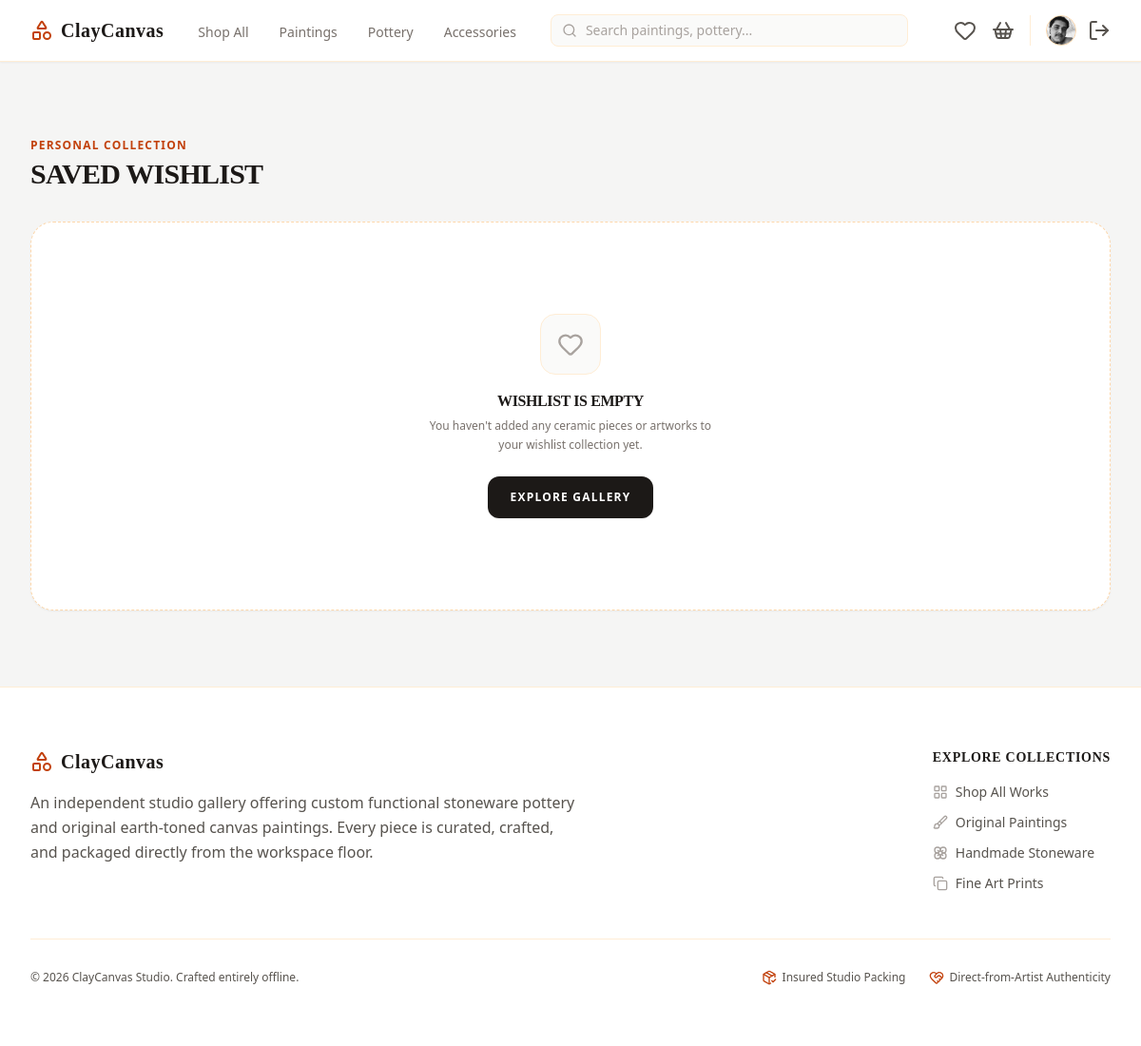
Before: /wishlist/ (signed in) with the older database file.
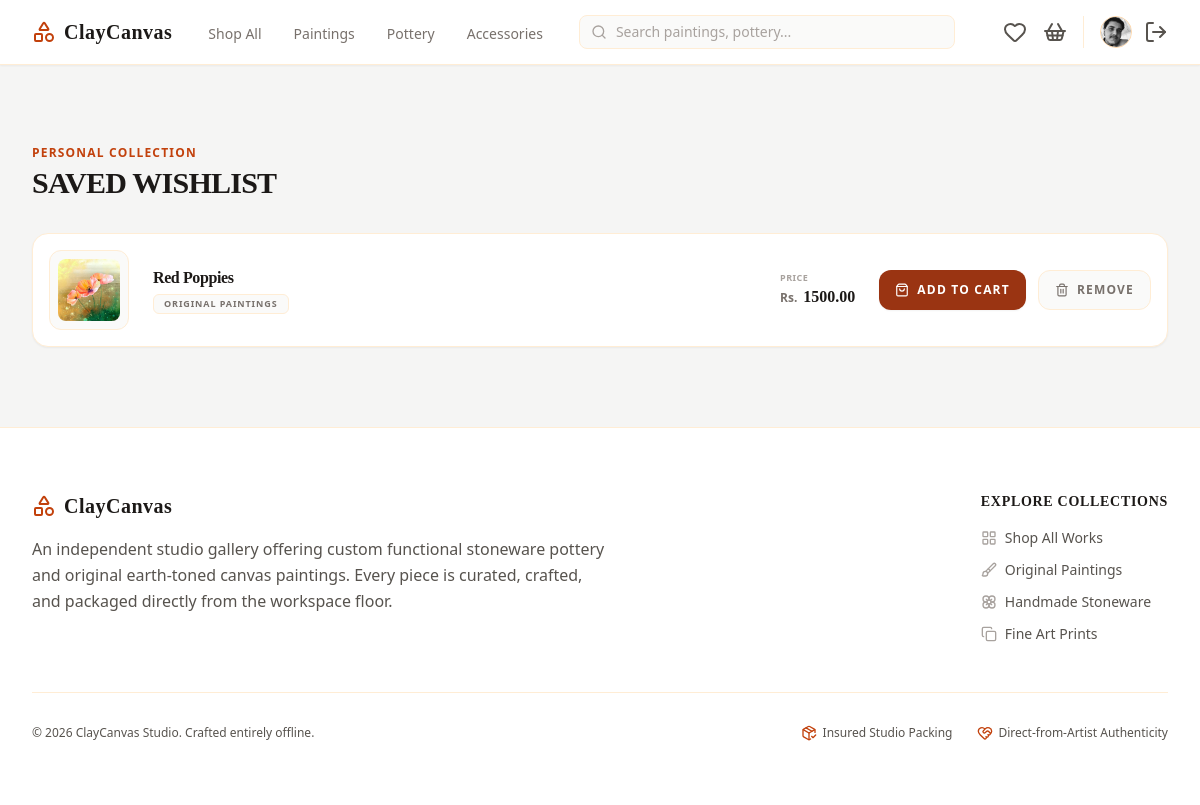
After: the same page with the newer database file.
### cc_app/models.py (models this page shows, shortened)
class User(AbstractUser):
    phone = models.CharField(max_length=20, blank=True)
    address = models.TextField(blank=True)
    profile_picture = models.ImageField(upload_to='images/user/', blank=True, null=True)

class Wishlist(models.Model):
    customer = models.ForeignKey(User, on_delete=models.CASCADE, related_name='wishlist_items')
    product = models.ForeignKey(Product, on_delete=models.CASCADE)
    added_at = models.DateTimeField(auto_now_add=True)
    class Meta:
        unique_together = ('customer', 'product') # Prevents duplicating the same artwork in wishlist

class Product(models.Model):
    class Category(models.TextChoices):
        PAINTINGS = 'paintings', 'Original Paintings'
        POTTERY = 'pottery', 'Handmade Pottery'
        CERAMICS = 'ceramics', 'Sculptures & Ceramics'
        PRINTS = 'prints', 'Canvas & Fine Art Prints'
        ACCESSORIES = 'accessories', 'Art Supplies & Displays'
    name = models.CharField(max_length=255)
    category = models.CharField(max_length=30, choices=Category.choices)
    description = models.TextField(help_text="Detailed description of the artwork, dimensions, and materials used.")
    price = models.DecimalField(max_digits=10, decimal_places=2)
    stock = models.PositiveIntegerField(default=1, help_text="Set to 1 for unique, original one-off masterworks.")
    product_image = models.ImageField(upload_to='images/products/')
    is_active = models.BooleanField(default=True)
    created_at = models.DateTimeField(auto_now_add=True)

### cc_app/views/wishlist_view.py (the view)
# urls.py: path('wishlist/', wishlist_view, name='wishlist'),
@login_required
def wishlist_view(request):
    if request.user.is_staff:
        messages.error(request, "Staff members cannot access the wishlist.")
        return redirect('home')
    wishlist_items = Wishlist.objects.filter(customer=request.user)
    return render(request, 'main/wishlist_page.html',{'wishlist_items':wishlist_items})

### cc_app/templates/main/wishlist_page.html (shortened to what this page needs)
<!DOCTYPE html>
<html lang="en">
<head>
    {% load static %}
    <link href="{% static 'css/styles.css' %}" rel="stylesheet" />
</head>
<body class="bg-stone-100 text-stone-900 font-sans min-h-screen flex flex-col selection:bg-orange-200">
    {% include 'components/_navbar.html' %}
    <main class="flex-grow max-w-7xl w-full mx-auto px-4 sm:px-6 lg:px-8 py-12 lg:py-20 space-y-8">
        <div>
            <h1 class="text-xs font-bold uppercase tracking-widest text-orange-700 mb-1">Personal Collection</h1>
            <p class="text-2xl lg:text-3xl font-bold tracking-tight text-stone-950 uppercase font-serif">Saved Wishlist</p>
        </div>
        <div class="w-full">
            {% if wishlist_items %}
                <div class="space-y-4">
                    {% for item in wishlist_items %}
                        <div class="bg-white border border-orange-100 rounded-2xl p-4 flex flex-col sm:flex-row items-center justify-between gap-6 hover:border-orange-200 transition-all shadow-sm group">
                            <a href="/products/{{ item.product.id }}/" class="flex flex-col sm:flex-row items-center gap-6 flex-grow w-full">
                                <div class="w-20 h-20 bg-stone-50 border border-orange-100 rounded-xl overflow-hidden flex items-center justify-center p-2 flex-shrink-0">
                                    {% if item.product.product_image %}
                                        <img src="{{ item.product.product_image.url }}" alt="{{ item.product.name }}" class="w-full h-full object-cover rounded-lg group-hover:scale-105 transition-transform duration-500">
                                    {% else %}
                                        <i data-lucide="palette" class="w-6 h-6 text-stone-300"></i>
                                    {% endif %}
                                </div>
                                <div class="space-y-2 text-center sm:text-left flex-grow">
                                    <div class="flex flex-col items-center sm:items-start gap-1">
                                        <h3 class="font-bold text-stone-900 text-base tracking-tight font-serif group-hover:text-orange-700 transition-colors">
                                            {{ item.product.name }}
                                        </h3>
                                        <span class="bg-stone-50 border border-orange-100 text-[9px] font-bold uppercase tracking-widest text-stone-500 px-2.5 py-0.5 rounded-md">
                                            {{ item.product.get_category_display }}
                                        </span>
                                    </div>
                                </div>
                            </a>
                            <div class="flex flex-row sm:items-center justify-between sm:justify-end gap-6 w-full sm:w-auto border-t sm:border-t-0 border-stone-100 pt-4 sm:pt-0">
                                <div class="flex flex-col">
                                    <span class="text-[9px] uppercase font-bold tracking-wider text-stone-400">Price</span>
                                    <div class="flex items-baseline gap-1">
                                        <span class="text-xs font-bold text-stone-500 mr-0.5">Rs.</span>
                                        <span class="text-base font-bold text-orange-950 font-serif">{{ item.product.price|floatformat:2 }}</span>
                                    </div>
                                </div>
                                <div class="flex items-center gap-3">
                                    {% if item.product.stock > 0 %}
                                        <a href="/cart/add/{{ item.product.id }}/" class="bg-orange-800 hover:bg-orange-900 text-white font-bold h-10 px-4 rounded-xl transition-all flex items-center justify-center gap-2 text-xs uppercase tracking-widest shadow-sm whitespace-nowrap">
                                            <i data-lucide="shopping-bag" class="w-3.5 h-3.5"></i>
                                            <span>Add to Cart</span>
                                        </a>
                                    {% else %}
                                        <button disabled class="bg-stone-100 text-stone-400 font-bold h-10 px-4 rounded-xl border border-stone-200 flex items-center justify-center gap-2 text-xs uppercase tracking-widest cursor-not-allowed whitespace-nowrap">
                                            <i data-lucide="slash" class="w-3.5 h-3.5"></i>
                                            <span>Out of Stock</span>
                                        </button>
                                    {% endif %}
                                    <a href="/products/wishlist/remove/{{ item.product.id }}/" class="bg-stone-50 hover:bg-rose-50 text-stone-500 hover:text-rose-700 border border-orange-100 hover:border-rose-200 h-10 px-4 rounded-xl transition-all flex items-center justify-center gap-2 text-xs uppercase tracking-widest font-bold whitespace-nowrap" title="Remove Item">
                                        <i data-lucide="trash-2" class="w-3.5 h-3.5"></i>
                                        <span>Remove</span>
                                    </a>
                                </div>
                            </div>
                        </div>
                    {% endfor %}
                </div>
            {% else %}
                <div class="flex flex-col items-center justify-center text-center py-24 border border-dashed border-orange-200 rounded-3xl bg-white shadow-sm">
                    <div class="w-16 h-16 bg-stone-50 rounded-2xl flex items-center justify-center border border-orange-100 mb-4">
                        <i data-lucide="heart" class="w-7 h-7 text-stone-400"></i>
                    </div>
                    <h3 class="text-stone-900 font-bold text-base tracking-tight font-serif uppercase">Wishlist is Empty</h3>
                    <p class="text-xs text-stone-500 mt-1 max-w-xs leading-relaxed mb-6 font-medium">You haven't added any ceramic pieces or artworks to your wishlist collection yet.</p>
                    <a href="/products/" class="bg-stone-900 hover:bg-stone-950 text-white font-bold px-6 py-3.5 rounded-xl text-xs uppercase tracking-widest transition-all shadow-sm">
                        Explore Gallery
                    </a>
                </div>
            {% endif %}
        </div>
    </main>
    {% include 'components/_footer.html' %}
</body>
</html>

### cc_app/templates/components/_navbar.html (shortened to what this page needs)
<nav class="bg-white border-b border-orange-100 sticky top-0 z-50 shadow-sm">
    <div class="max-w-7xl mx-auto px-4 sm:px-6 lg:px-8">
        <div class="flex justify-between h-16 items-center">
            <div class="flex items-center flex-1 md:flex-initial">
                <a href="/" class="flex-shrink-0 flex items-center mr-8">
                    <i data-lucide="shapes" class="text-orange-700 mr-2"></i>
                    <span class="text-xl font-bold tracking-wide text-orange-950 font-serif">ClayCanvas</span>
                </a>
                <div class="hidden md:flex space-x-6 font-medium">
                    <a href="/products/" class="{% if request.path == '/products/' and not request.GET.category %}text-orange-800 border-b-2 border-orange-700{% else %}text-stone-500 hover:text-orange-800{% endif %} px-1 pt-1 text-sm transition">Shop All</a>
                    <a href="/products/?category=paintings" class="{% if request.GET.category == 'paintings' %}text-orange-800 border-b-2 border-orange-700{% else %}text-stone-500 hover:text-orange-800{% endif %} px-1 pt-1 text-sm transition">Paintings</a>
                    <a href="/products/?category=pottery" class="{% if request.GET.category == 'pottery' %}text-orange-800 border-b-2 border-orange-700{% else %}text-stone-500 hover:text-orange-800{% endif %} px-1 pt-1 text-sm transition">Pottery</a>
                    <a href="/products/?category=accessories" class="{% if request.GET.category == 'accessories' %}text-orange-800 border-b-2 border-orange-700{% else %}text-stone-500 hover:text-orange-800{% endif %} px-1 pt-1 text-sm transition">Accessories</a>
                </div>
            </div>
            <div class="hidden sm:block flex-1 max-w-md mx-8">
                <form action="/products/" method="GET" class="relative m-0">
                    <div class="absolute inset-y-0 left-0 pl-3 flex items-center pointer-events-none">
                    </div>
                    <input type="text" name="q" value="{{ request.GET.q|default:'' }}" placeholder="Search paintings, pottery..." class="block w-full pl-9 pr-3 py-1.5 border border-orange-100 rounded-lg bg-stone-50 text-sm placeholder-stone-400 focus:outline-none focus:border-orange-400 focus:bg-white text-stone-800 transition">
                </form>
            </div>
            <div class="flex items-center space-x-4">
                {% if not request.user.is_staff %}
                    <a href="/wishlist/" class="text-stone-600 hover:text-orange-800 transition relative">
                        <i data-lucide="heart"></i>
                    </a>
                    <a href="/cart/" class="text-stone-600 hover:text-orange-800 transition relative mr-2">
                        <i data-lucide="shopping-basket"></i>
                    </a>
                {% endif %}
                {% if user.is_authenticated %}
                    <div class="flex items-center space-x-3 border-l border-orange-100 pl-4">
                        <a href="/profile/" class="block h-8 w-8 rounded-full overflow-hidden border border-orange-200 bg-orange-50 focus:outline-none">
                            {% if user.profile_picture %}
                                <img src="{{ user.profile_picture.url }}" alt="{{ user.username }}" class="h-full w-full object-cover">
                            {% else %}
                                <div class="h-full w-full flex items-center justify-center text-orange-800 font-bold text-sm bg-amber-100">
                                    {{ user.username|slice:":1"|upper }}
                                </div>
                            {% endif %}
                        </a>
                        <a href="/logout/" class="text-stone-600 hover:text-red-700 transition" title="Logout">
                            <i data-lucide="log-out"></i>
                        </a>
                    </div>
                {% endif %}
            </div>
        </div>
    </div>
</nav>

### cc_app/templates/components/_footer.html
<footer class="bg-white border-t border-orange-100 py-16 text-stone-950">
    <div class="max-w-7xl mx-auto px-4 sm:px-6 lg:px-8">
        <div class="grid grid-cols-1 md:grid-cols-3 gap-12 pb-12 border-b border-orange-100 items-start">
            <div class="md:col-span-2 space-y-4 max-w-xl">
                <div class="flex items-center">
                    <i data-lucide="shapes" class="text-orange-700 mr-2 h-6 w-6"></i>
                    <span class="text-xl font-bold tracking-wide font-serif text-stone-950">ClayCanvas</span>
                </div>
                <p class="text-stone-600 text-base leading-relaxed">
                    An independent studio gallery offering custom functional stoneware pottery and original earth-toned canvas paintings. Every piece is curated, crafted, and packaged directly from the workspace floor.
                </p>
            </div>
            <div class="md:justify-self-end">
                <h4 class="font-serif font-bold text-sm tracking-wider uppercase mb-4 text-stone-950">Explore Collections</h4>
                <ul class="space-y-3 text-sm font-medium">
                    <li><a href="#" class="text-stone-600 hover:text-orange-700 transition flex items-center"><i data-lucide="layout-grid" class="w-4 h-4 mr-2 text-stone-400"></i> Shop All Works</a></li>
                    <li><a href="#" class="text-stone-600 hover:text-orange-700 transition flex items-center"><i data-lucide="brush" class="w-4 h-4 mr-2 text-stone-400"></i> Original Paintings</a></li>
                    <li><a href="#" class="text-stone-600 hover:text-orange-700 transition flex items-center"><i data-lucide="flower" class="w-4 h-4 mr-2 text-stone-400"></i> Handmade Stoneware</a></li>
                    <li><a href="#" class="text-stone-600 hover:text-orange-700 transition flex items-center"><i data-lucide="copy" class="w-4 h-4 mr-2 text-stone-400"></i> Fine Art Prints</a></li>
                </ul>
            </div>
        </div>
        <div class="pt-8 flex flex-col sm:flex-row justify-between items-center space-y-4 sm:space-y-0 text-xs text-stone-600">
            <div>
                <span>© 2026 ClayCanvas Studio. Crafted entirely offline.</span>
            </div>
            <div class="flex flex-wrap gap-x-6 gap-y-2 justify-center">
                <span class="flex items-center"><i data-lucide="package-check" class="w-4 h-4 mr-1.5 text-orange-700"></i> Insured Studio Packing</span>
                <span class="flex items-center"><i data-lucide="heart-handshake" class="w-4 h-4 mr-1.5 text-orange-700"></i> Direct-from-Artist Authenticity</span>
            </div>
        </div>
    </div>
</footer>

Changed rows visible on the page:
added Wishlist: product.product_image (picture), product.name "Red Poppies", product.category "ORIGINAL PAINTINGS", product.price "1500.00"
Other visible differences:
text no longer shown: "WISHLIST IS EMPTY You haven't added any ceramic pieces or artworks to your wishlist collection yet. EXPLORE GALLERY"
